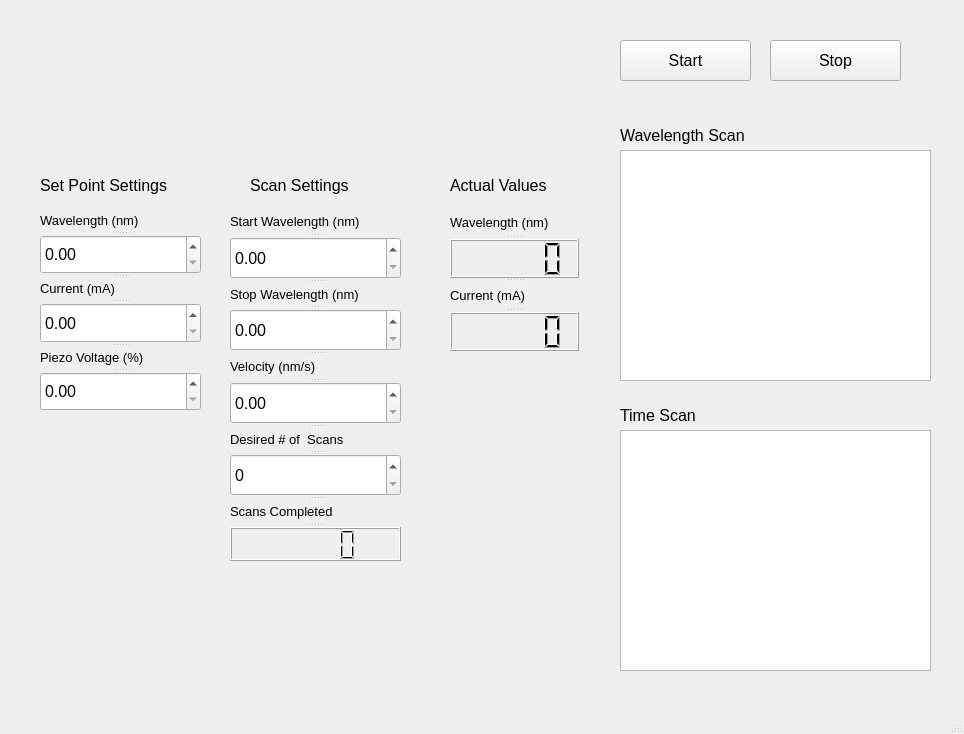
<?xml version="1.0" encoding="UTF-8"?>
<ui version="4.0">
 <class>WavelengthScan</class>
 <widget class="QMainWindow" name="WavelengthScan">
  <property name="geometry">
   <rect>
    <x>0</x>
    <y>0</y>
    <width>964</width>
    <height>734</height>
   </rect>
  </property>
  <property name="windowTitle">
   <string>MainWindow</string>
  </property>
  <widget class="QWidget" name="centralwidget">
   <widget class="QPushButton" name="start">
    <property name="geometry">
     <rect>
      <x>620</x>
      <y>40</y>
      <width>131</width>
      <height>41</height>
     </rect>
    </property>
    <property name="font">
     <font>
      <pointsize>12</pointsize>
     </font>
    </property>
    <property name="text">
     <string>Start</string>
    </property>
   </widget>
   <widget class="QPushButton" name="stop">
    <property name="geometry">
     <rect>
      <x>770</x>
      <y>40</y>
      <width>131</width>
      <height>41</height>
     </rect>
    </property>
    <property name="font">
     <font>
      <pointsize>12</pointsize>
     </font>
    </property>
    <property name="text">
     <string>Stop</string>
    </property>
   </widget>
   <widget class="QGraphicsView" name="wavelengthScanGraph">
    <property name="geometry">
     <rect>
      <x>620</x>
      <y>150</y>
      <width>311</width>
      <height>231</height>
     </rect>
    </property>
   </widget>
   <widget class="QGraphicsView" name="timeScanGraph">
    <property name="geometry">
     <rect>
      <x>620</x>
      <y>430</y>
      <width>311</width>
      <height>241</height>
     </rect>
    </property>
   </widget>
   <widget class="QLabel" name="labelWavelengthScanGraph">
    <property name="geometry">
     <rect>
      <x>620</x>
      <y>120</y>
      <width>161</width>
      <height>31</height>
     </rect>
    </property>
    <property name="font">
     <font>
      <pointsize>12</pointsize>
     </font>
    </property>
    <property name="text">
     <string>Wavelength Scan</string>
    </property>
   </widget>
   <widget class="QLabel" name="labelTimeScanGraph">
    <property name="geometry">
     <rect>
      <x>620</x>
      <y>400</y>
      <width>161</width>
      <height>31</height>
     </rect>
    </property>
    <property name="font">
     <font>
      <pointsize>12</pointsize>
     </font>
    </property>
    <property name="text">
     <string>Time Scan</string>
    </property>
   </widget>
   <widget class="QLabel" name="labelScanSettings">
    <property name="enabled">
     <bool>true</bool>
    </property>
    <property name="geometry">
     <rect>
      <x>250</x>
      <y>170</y>
      <width>151</width>
      <height>31</height>
     </rect>
    </property>
    <property name="font">
     <font>
      <pointsize>12</pointsize>
     </font>
    </property>
    <property name="text">
     <string>Scan Settings</string>
    </property>
   </widget>
   <widget class="QLabel" name="labelSetPointSettings">
    <property name="enabled">
     <bool>true</bool>
    </property>
    <property name="geometry">
     <rect>
      <x>40</x>
      <y>170</y>
      <width>171</width>
      <height>31</height>
     </rect>
    </property>
    <property name="font">
     <font>
      <pointsize>12</pointsize>
     </font>
    </property>
    <property name="text">
     <string>Set Point Settings</string>
    </property>
   </widget>
   <widget class="QLabel" name="labelActualSettings">
    <property name="enabled">
     <bool>true</bool>
    </property>
    <property name="geometry">
     <rect>
      <x>450</x>
      <y>170</y>
      <width>151</width>
      <height>31</height>
     </rect>
    </property>
    <property name="font">
     <font>
      <pointsize>12</pointsize>
     </font>
    </property>
    <property name="text">
     <string>Actual Values</string>
    </property>
   </widget>
   <widget class="QSplitter" name="scanSettings">
    <property name="geometry">
     <rect>
      <x>230</x>
      <y>210</y>
      <width>171</width>
      <height>351</height>
     </rect>
    </property>
    <property name="orientation">
     <enum>Qt::Vertical</enum>
    </property>
    <widget class="QLabel" name="labelStartWavelength">
     <property name="font">
      <font>
       <pointsize>10</pointsize>
      </font>
     </property>
     <property name="text">
      <string>Start Wavelength (nm)</string>
     </property>
    </widget>
    <widget class="QDoubleSpinBox" name="startWavelength">
     <property name="font">
      <font>
       <pointsize>12</pointsize>
      </font>
     </property>
    </widget>
    <widget class="QLabel" name="labelStopWavelength">
     <property name="font">
      <font>
       <pointsize>10</pointsize>
      </font>
     </property>
     <property name="text">
      <string>Stop Wavelength (nm)</string>
     </property>
    </widget>
    <widget class="QDoubleSpinBox" name="stopWavelength">
     <property name="font">
      <font>
       <pointsize>12</pointsize>
      </font>
     </property>
    </widget>
    <widget class="QLabel" name="labelVelocity">
     <property name="font">
      <font>
       <pointsize>10</pointsize>
      </font>
     </property>
     <property name="text">
      <string>Velocity (nm/s)</string>
     </property>
    </widget>
    <widget class="QDoubleSpinBox" name="velocity">
     <property name="font">
      <font>
       <pointsize>12</pointsize>
      </font>
     </property>
    </widget>
    <widget class="QLabel" name="labelDesiredScans">
     <property name="font">
      <font>
       <pointsize>10</pointsize>
      </font>
     </property>
     <property name="text">
      <string>Desired # of  Scans</string>
     </property>
    </widget>
    <widget class="QSpinBox" name="desiredScans">
     <property name="font">
      <font>
       <pointsize>12</pointsize>
      </font>
     </property>
    </widget>
    <widget class="QLabel" name="labelScansCompleted">
     <property name="font">
      <font>
       <pointsize>10</pointsize>
      </font>
     </property>
     <property name="text">
      <string>Scans Completed</string>
     </property>
    </widget>
    <widget class="QLCDNumber" name="scansCompleted"/>
   </widget>
   <widget class="QSplitter" name="splitterSetPointSettings">
    <property name="geometry">
     <rect>
      <x>40</x>
      <y>210</y>
      <width>161</width>
      <height>201</height>
     </rect>
    </property>
    <property name="orientation">
     <enum>Qt::Vertical</enum>
    </property>
    <widget class="QLabel" name="labelSetWavelength">
     <property name="font">
      <font>
       <pointsize>10</pointsize>
      </font>
     </property>
     <property name="text">
      <string>Wavelength (nm)</string>
     </property>
    </widget>
    <widget class="QDoubleSpinBox" name="setWavelength">
     <property name="font">
      <font>
       <pointsize>12</pointsize>
      </font>
     </property>
    </widget>
    <widget class="QLabel" name="labelCurrent">
     <property name="font">
      <font>
       <pointsize>10</pointsize>
      </font>
     </property>
     <property name="text">
      <string>Current (mA)</string>
     </property>
    </widget>
    <widget class="QDoubleSpinBox" name="setCurrent">
     <property name="font">
      <font>
       <pointsize>12</pointsize>
      </font>
     </property>
    </widget>
    <widget class="QLabel" name="labelPiezoVoltage">
     <property name="font">
      <font>
       <pointsize>10</pointsize>
      </font>
     </property>
     <property name="text">
      <string>Piezo Voltage (%)</string>
     </property>
    </widget>
    <widget class="QDoubleSpinBox" name="setPiezoVoltage">
     <property name="font">
      <font>
       <pointsize>12</pointsize>
      </font>
     </property>
    </widget>
   </widget>
   <widget class="QSplitter" name="splitterActualValues">
    <property name="geometry">
     <rect>
      <x>450</x>
      <y>210</y>
      <width>129</width>
      <height>141</height>
     </rect>
    </property>
    <property name="orientation">
     <enum>Qt::Vertical</enum>
    </property>
    <widget class="QLabel" name="labelWavelengthValue">
     <property name="font">
      <font>
       <pointsize>10</pointsize>
      </font>
     </property>
     <property name="text">
      <string>Wavelength (nm)</string>
     </property>
    </widget>
    <widget class="QLCDNumber" name="wavelengthValue"/>
    <widget class="QLabel" name="labelCurrentValue">
     <property name="font">
      <font>
       <pointsize>10</pointsize>
      </font>
     </property>
     <property name="text">
      <string>Current (mA)</string>
     </property>
    </widget>
    <widget class="QLCDNumber" name="currentValue"/>
   </widget>
  </widget>
  <widget class="QMenuBar" name="menubar">
   <property name="geometry">
    <rect>
     <x>0</x>
     <y>0</y>
     <width>964</width>
     <height>26</height>
    </rect>
   </property>
  </widget>
  <widget class="QStatusBar" name="statusbar"/>
 </widget>
 <resources/>
 <connections/>
</ui>
